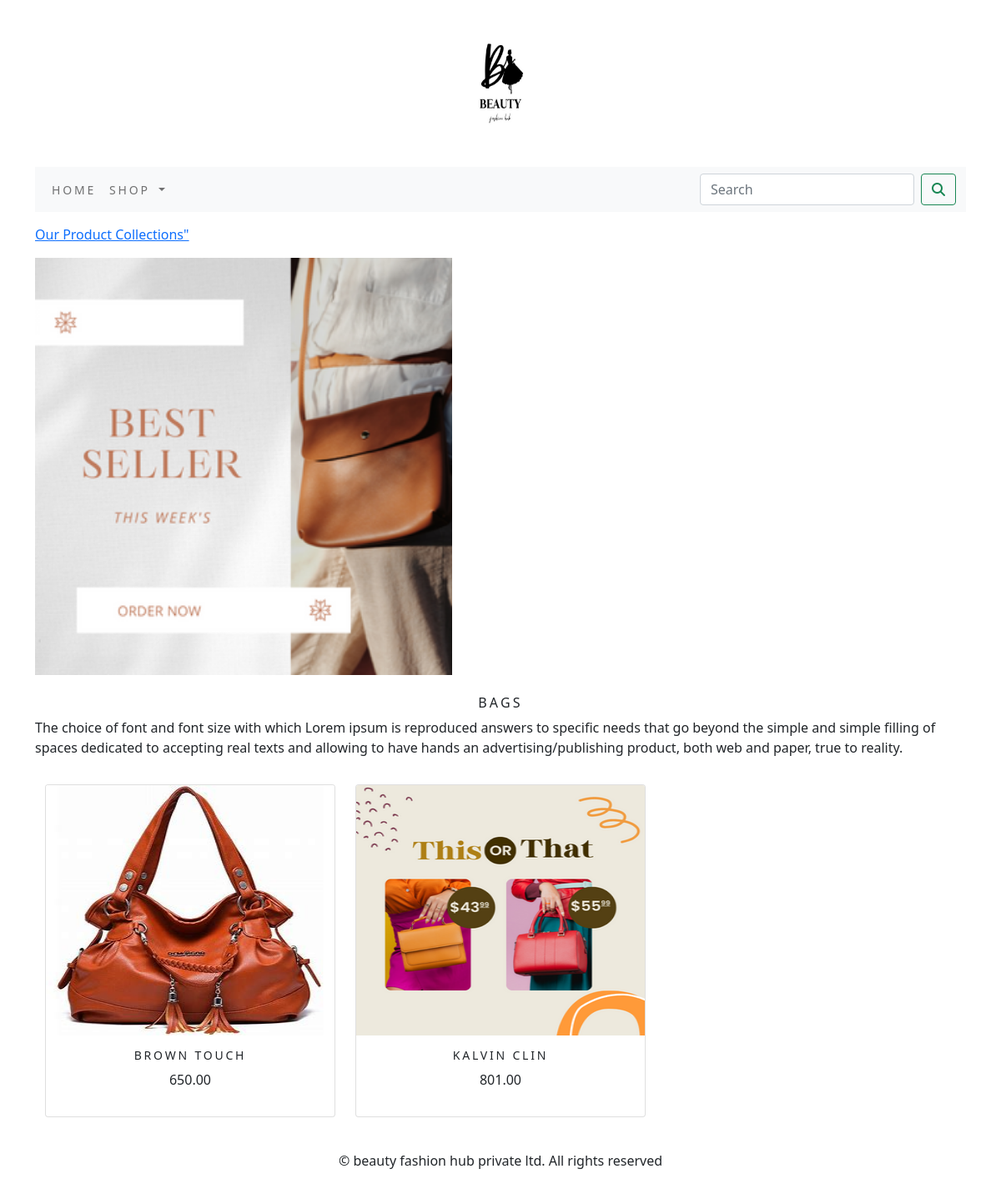
Page /shop/bags/ on the committed database.
### shop/models.py (models this page shows, shortened)
class Category(models.Model):
    name = models.CharField(max_length=250, unique=True)
    slug = models.SlugField(max_length=250, unique=True)
    description = models.TextField(blank=True)
    image = models.ImageField(upload_to='category', blank=True)
    class Meta:
        ordering = ('name',)
        verbose_name = 'category'
        verbose_name_plural = 'categories'
    def get_url(self):
        return reverse('shop:products_by_category', args=[self.slug])

class Product(models.Model):
    name = models.CharField(max_length=250, unique=True)
    slug = models.SlugField(max_length=250, unique=True)
    description = models.TextField(blank=True)
    price = models.DecimalField(max_digits=10, decimal_places=2)
    category = models.ForeignKey(Category, on_delete=models.CASCADE)
    image = models.ImageField(upload_to='product', blank=True)
    stock = models.IntegerField()
    available = models.BooleanField(default=True)
    created = models.DateTimeField(auto_now_add=True)
    updated = models.DateTimeField(auto_now_add=True)
    def get_url(self):
        return reverse('shop:prodCatdetail',args=[self.category.slug, self.slug])
    class Meta:
        ordering = ('name',)
        verbose_name = 'product'
        verbose_name_plural = 'products'

### shop/views.py (the view)
# urls.py: path('', views.allProdCat, name='allProdCat'),
def allProdCat(request, c_slug=None):
    c_page=None
    products_list=None
    if c_slug!=None:
        c_page=get_object_or_404(Category, slug=c_slug)
        products_list=Product.objects.all().filter(category=c_page, available=True)
    else:
        products_list=Product.objects.all().filter(available=True)
    paginator=Paginator(products_list,6)
    try:
        page=int(request.GET.get('page','1'))
    except:
        page=1
    try:
        products=paginator.page(page)
    except (EmptyPage, InvalidPage):
        products=paginator.page(paginator.num_pages)
    return render(request, "category.html", {'category':c_page, 'products':products})

### cart/contest_processors.py (called while the page is built)
def counter(request):
    item_count=0
    if 'admin' in request.path:
        return  {}
    else:
        try:
            cart=Cart.objects.filter(cart_id=_cart_id(request))
            cart_item=CartItem.objects.all().filter(cart=cart[:1])
            for cart_item in cart_item:
                item_count += cart_item.quantity
        except Cart.DoesNotExist:
            item_count =0
    return dict(item_count=item_count)

### cart/views.py (called while the page is built)
def _cart_id(request):
    cart = request.session.session_key
    if not cart:
        cart = request.session.create()
    return cart

### shop/contest_processors.py (called while the page is built)
def menu_links(request):
    links=Category.objects.all()
    return dict(links=links)

### template/category.html (shortened to what this page needs)
{% extends 'base.html' %}
{% load static %}
{% block content %}
{% if category %}
<div>
        <div class="row my_row_class">
                        <div class="mx-auto">
                            <p><a href="{% url 'shop:allProdCat' %}">Our Product Collections"</a></p>
                        </div>
                    </div>
    </div>
{% endif %}
<div class="mx_auto">
    {% if category %}
    <img class="my_image" src="{{category.image.url}}" alt="{{category.name}}">
</div>
    <br>
<div>
    <h1 class="text-center my_title">{{category.name}}</h1>
    <p class="rext-justify">{{category.description}}</p>
</div>
    {% endif %}
<div class="container">
    <div class="row mx_auto">
        {% for product in products %}
        <div class="my_bottom_margin col-9 col-sm-12 col-md-4 xol-lg-4 my-3">
            <div class="card text-center" style="min-width:18rem;">
                <a href="{{product.get_url}}"><img style="width:346px; height:300px;" class="card-img-top my_image" src="{{product.image.url}}" alt="{{product.name}}"></a>
                <div class="card-body">
                <h4>{{product.name}}</h4>
                <p>{{product.price}}</p>
            </div>
            </div>
        </div>
        {% endfor %}
    </div>
    <br>
</div>
{% endblock %}

### static/css/custom.css (style rules this page uses)
body { font-family: 'Roboto', sans-serif; }
.my_row_class { padding-top:15px; }
.my_image { width:500px; height:auto; }
.my_title { font-size:16px; text-transform:uppercase; letter-spacing:.2em; }
.card-img-top { width:200px; height:250px; }
.my_bottom_margin { margin-bottom:10px; }

### rows in the picture
Category: image (picture), name "BAGS", description "The choice of font and font size with which Lorem ipsum is reproduced answers to specific needs that go beyond the simple and simple filling of spaces dedicated to accepting real texts and allowing to have hands an advertising/publishing product, both web and paper, true to reality."
Product: image (picture), name "BROWN TOUCH", price "650.00"
Product: image (picture), name "KALVIN CLIN", price "801.00"
